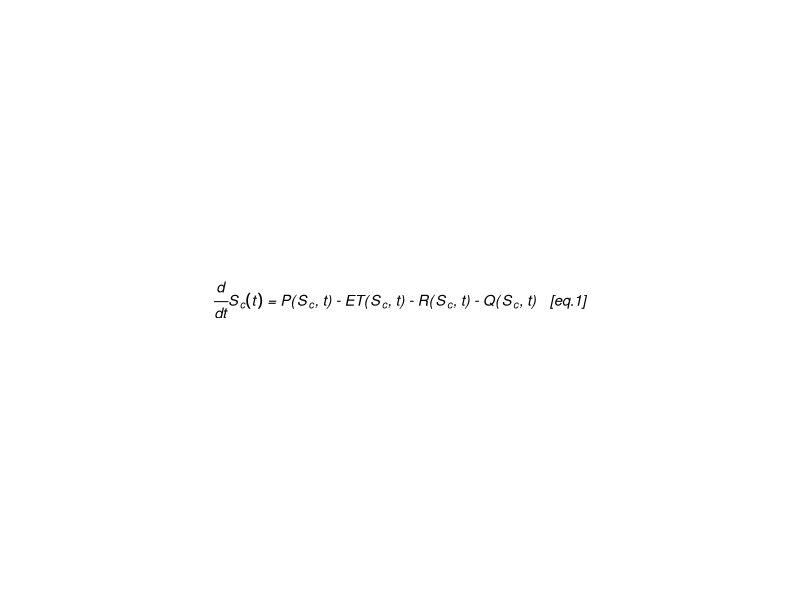
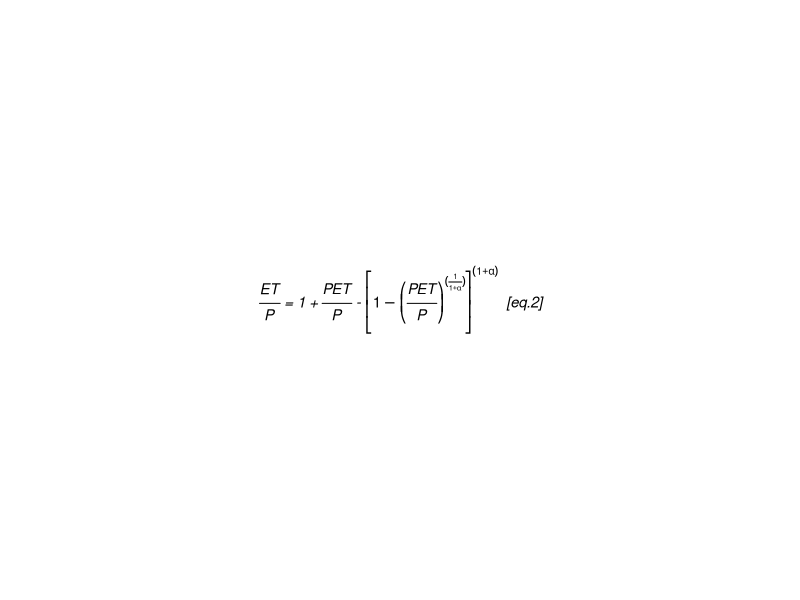

Recreate these plots in R, in order. (Note: this script raises an error after producing the figures.)
## ---- chunk 1
knitr::opts_chunk$set(
  collapse = TRUE,
  comment = "#>",
  fig.path = "README-",
  out.width = "100%"
)
## ---- chunk 2
par(mar=c(0.8,0.8,0.8,0.8)+0.1)
plot(0,0, yaxt = "n", xaxt = "n", type = "n",bty= "n", ylab = "", xlab = "")
text(0,0, labels = expression(italic(paste(frac("d","dt"),S[c],(t)," = ", "P(",S[c], ", t) - ",
                                    "ET(",S[c], ", t) - ", "R(",S[c], ", t) - ","Q(",S[c], ", t)", "   [eq.1]", sep =""))), cex = 0.9,  font = 3, family = "sans")
## ---- chunk 3
par(mar=c(0.6,0.6,0.6,0.6)+0.1)
plot(0,0, yaxt = "n", xaxt = "n", type = "n",bty= "n", ylab = "", xlab = "")
text(0,0, labels = expression(italic(paste(frac("ET","P")," = ", "1 + ", frac("PET","P"), 
                                           " - ", bgroup("[",1 - bgroup("(",frac("PET", "P"), ")")^(frac(1,1+alpha)), "]")^(1+alpha), "  [eq.2]", sep =""))), 
     cex = 0.9)
## ---- chunk 4
knitr::include_graphics("DWB_diagram.png", dpi = 600)
